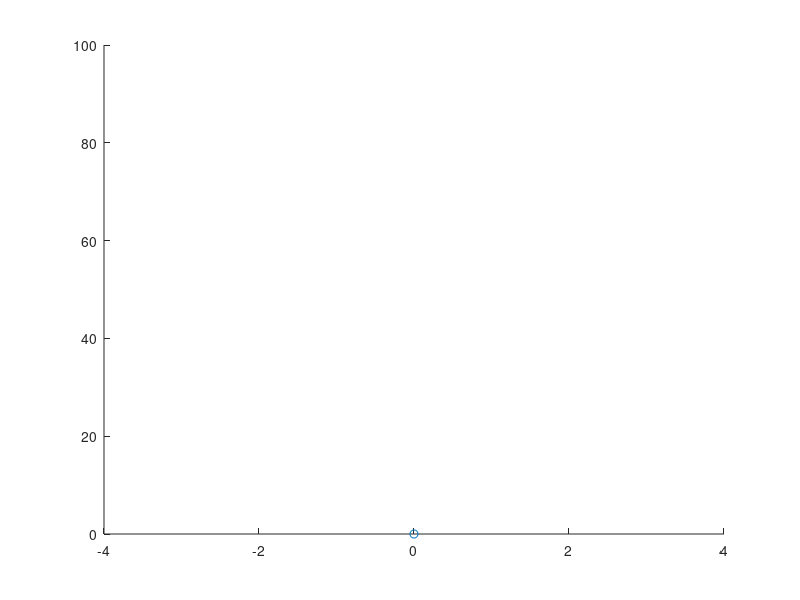

Reproduce this figure in MATLAB. (Note: this script raises an error after producing the figure.)
%%%%%%%%%%%%%%%%%%%%%%%%%%%%%%%%%%%%%%%%%%%%%%%%%%%%%%%%%%%%%%%%%%%%%%%%%%%%%%%%
%
% Simulation of distraction-aware planning for a 2D point mass.
%
%%%%%%%%%%%%%%%%%%%%%%%%%%%%%%%%%%%%%%%%%%%%%%%%%%%%%%%%%%%%%%%%%%%%%%%%%%%%%%%%


%% Parameters.
u_max = 4.0; % Maximum acceleration/deceleration (m/s/s).
max_velocity_delta = 5.0; % Maximum velocity change (m/s).
min_dist = 1.0; % Closest vehicles should ever get (m).

%% Initial states (p = position, v = velocity).
ph0 = [60.0, -4.0];
vh0 = [-10.0, 0.0];

pr0 = [0.0, 0.0];
vr0 = [10.0, 0.0];

%% Hardcode human trajectory and nominal robot trajectory as straight lines
% at constant speed.
% TODO! For now assuming just moving at initial velocity.

%% Loop over time and figure out maximal T (time to potential unavoidable
% collision), and apply corresponding control.
dt = 0.1;
max_time = 5.0;
times = 0.0:dt:max_time;

ph = ph0; vh = vh0;
pr = pr0; vr = vr0;

fgh = figure();
axh = axes('Parent',fgh); 
scatter(ph(2), ph(1), 'ro');
scatter(pr(2), pr(1), 'bo');
axis([-4 4 0 100]);

for t = times
  % Compute time till states get close in x, y.
  p_rel = ph - pr; 
  vr_desired = vr0;

  if p_rel(1) >= 0
      [max_tx, ty] = compute_max_tx_ty(ph, vh, pr, vr, max_velocity_delta, ...
          min_dist, u_max);
      T = max(max_tx, ty);

      % Determine robot's ideal speed. This will either be the nominal
      % speed or it will mean slowing down as much as possible.
      % TODO! Make this max velocity change relative to last speed not
      % initial speed. That will help keep things dynamically feasible.
      if max_tx > ty
        vr_desired(1) = vr_desired(1) - max_velocity_delta;
      end
  end

  % Update human and robot states.
  ph = ph + vh * dt;
  pr = pr + vr_desired * dt;

  
  vr_desired
  vh0
  % Plot/animate this over time.
  % TODO!
  pause(dt);
  hold all; 
  scatter(ph(2), ph(1), 'ro');
  scatter(pr(2), pr(1), 'bo');
  
   
end

%% Utility function to compute max time to "collision" in x and y.
function [tx, ty] = compute_max_tx_ty(ph, vh, pr, vr, max_velocity_delta, ...
    min_dist, u_max)
  p_rel = ph - pr;
  v_rel = vh - vr;

  % Adjust v_rel in x-direction so as to maximize time to collision in x.
  v_rel(1) = v_rel(1) + max_velocity_delta;

  % Time till states get too close in x is either 0 (if already that close)
  % or something more complicated.
  tx = 0.0;
  if abs(p_rel(1)) > min_dist
    tx = (v_rel(1) / u_max) * sign(p_rel(1)) + ...
         sqrt(v_rel(1)*v_rel(1) + u_max * (abs(p_rel(1)) - min_dist)) / u_max;
  end

  % Same for time to get close in y.
  ty = 0.0;
  if abs(p_rel(2)) > min_dist
    ty = (v_rel(2) / u_max) * sign(p_rel(2)) + ...
         sqrt(v_rel(2)*v_rel(2) + u_max * (abs(p_rel(2)) - min_dist)) / u_max;
  end
  
  tx
  ty
end
